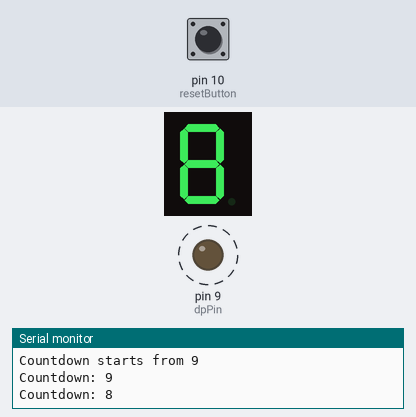
The sketch below on a simulated Arduino Uno, built with avr-gcc and run on an emulated ATmega328P. Parts: 1-digit seven-segment display, output pins drawn as LEDs (lit = HIGH), the last lines printed to the serial monitor. Wiring (inferred from the names in the program): 1-digit 7-segment display, segments lit when HIGH: segments pin 2, pin 3, pin 4, pin 5, pin 6, pin 7, pin 8. Dashed ring = blinking. The test bench sets the inputs (shaded band); at power-on: pin 10 (resetButton) HIGH. The segment pins are drawn as the display they are named for; pins used as bus, display or sensor lines are not drawn.

Above: at 2.1 s.
At 5.3 s:
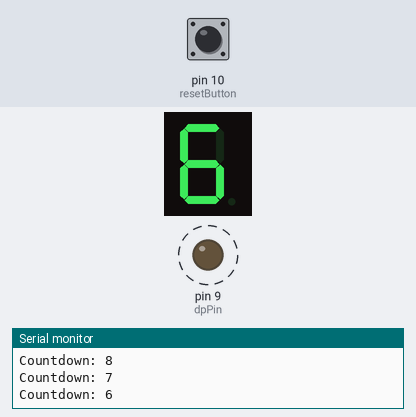
5.4 s: pin 10 (resetButton) pulled LOW for 1 s
At 6.5 s:
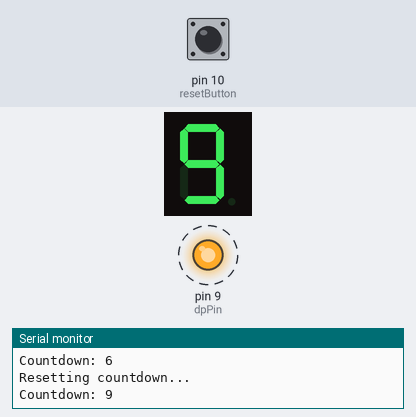
Timing chart, 0 to 13.9 s (numbered marks = the images above; inputs shaded):
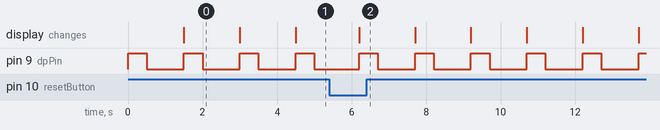

The sketch:

code.ino
```cpp
const int segmentPins[] = {2, 3, 4, 5, 6, 7, 8}; // Segment a-g
const int dpPin = 9; // Decimal Point
const int resetButton = 10; // Reset Button

const byte numbers[10] = {
  0b00111111, // 0
  0b00000110, // 1
  0b01011011, // 2
  0b01001111, // 3
  0b01100110, // 4
  0b01101101, // 5
  0b01111101, // 6
  0b00000111, // 7
  0b01111111, // 8
  0b01101111  // 9
};

int counter = 9; // Start at 9
bool buttonPressed = false;
bool countdownFinished = false;

void setup() {
  Serial.begin(9600); // Start Serial Monitor

  for (int i = 0; i < 7; i++) {
    pinMode(segmentPins[i], OUTPUT);
  }
  pinMode(dpPin, OUTPUT);
  pinMode(resetButton, INPUT_PULLUP); // Enable pull-up resistor

  Serial.println("Countdown starts from 9");
}

void loop() {
  if (!countdownFinished) {
    while (counter >= 0) {
      Serial.print("Countdown: ");
      Serial.println(counter);

      showDigit(counter);
      delay(1000); // Wait 1 second
      counter--;

      checkReset(); // Check if reset button is pressed
    }

    Serial.println("Countdown finished");
    countdownFinished = true; // Mark countdown as completed
  }

  // **Allow pressing the reset button at any time**
  checkReset();
}

void checkReset() {
  if (digitalRead(resetButton) == LOW) {
    if (!buttonPressed) {
      Serial.println("Resetting countdown...");
      counter = 9; // Reset to 9
      countdownFinished = false; // Allow countdown to restart
      buttonPressed = true; // Mark button as pressed
      delay(200); // Debounce delay
    }
  } else {
    buttonPressed = false; // Reset button state when released
  }
}

void showDigit(int num) {
  for (int i = 0; i < 7; i++) {
    digitalWrite(segmentPins[i], bitRead(numbers[num], i));
  }
  digitalWrite(dpPin, HIGH); // Turn on Decimal Point
  delay(500);
  digitalWrite(dpPin, LOW); // Turn off Decimal Point
}
```

Measured:
- by itself, pin 9 (dpPin): alternates HIGH for 0.50 s and LOW for 1.0 s
- what the display in image 0 shows lasts 1.5 s, from 1.5 s to 3.0 s
